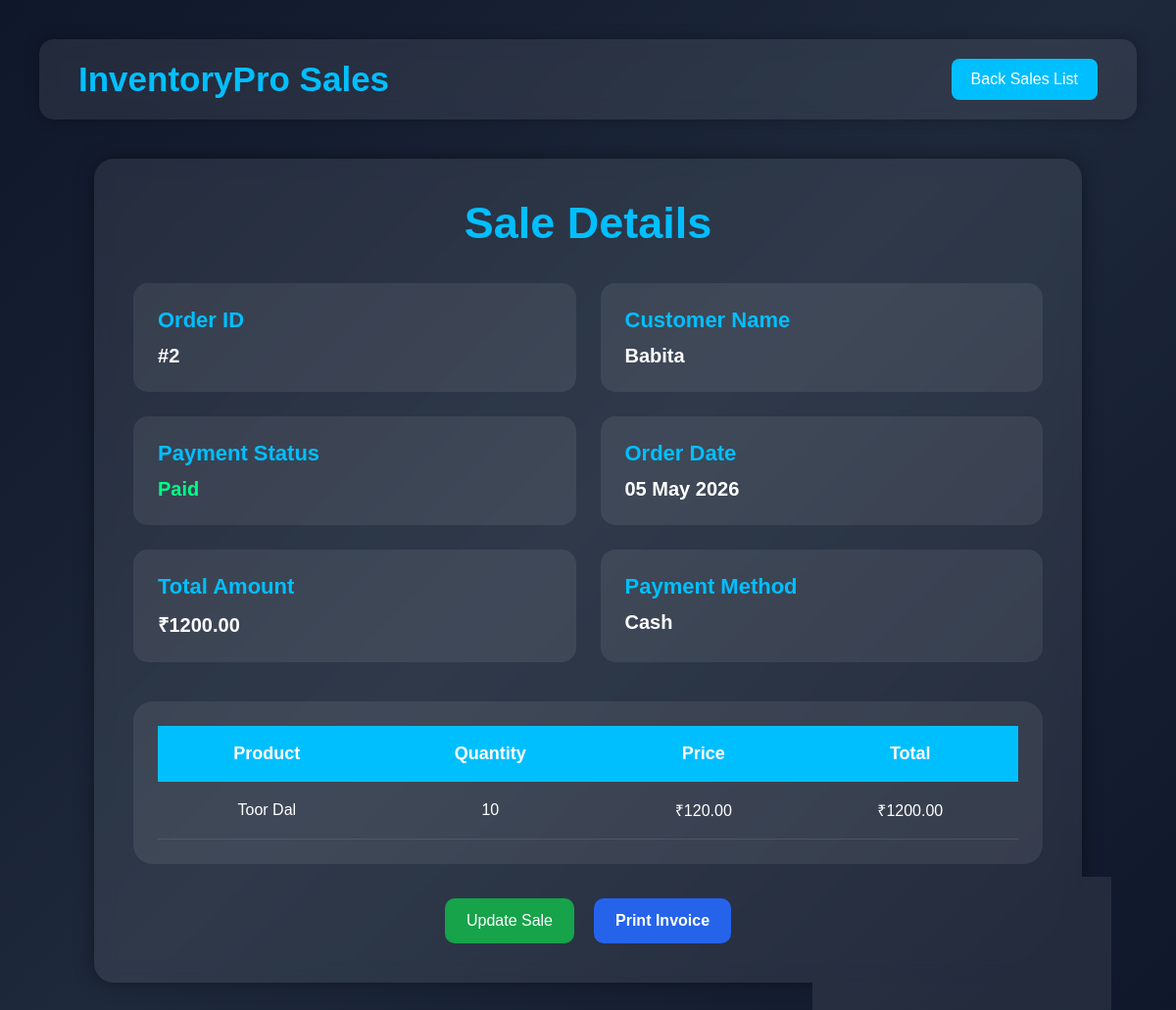
Page /sales/details/2/ on the committed database.
### sales/models.py (models this page shows, shortened)
class Sale(models.Model):
    customer_name = models.CharField(max_length=200)
    product = models.ForeignKey(Product, on_delete=models.CASCADE)
    quantity = models.IntegerField()
    total_price = models.DecimalField(max_digits=10, decimal_places=2)
    payment_method = models.CharField(max_length=100)
    payment_status = models.CharField(max_length=100)
    order_date = models.DateField()
    created_at = models.DateTimeField(auto_now_add=True)

### products/models.py (models this page shows, shortened)
class Product(models.Model):
    name = models.CharField(max_length=200)
    category = models.CharField(max_length=100)
    price = models.DecimalField(max_digits=10, decimal_places=2)
    cost_price = models.DecimalField(max_digits=10, decimal_places=2, default=0.0)
    quantity = models.IntegerField()
    supplier = models.CharField(max_length=200)
    description = models.TextField()
    created_at = models.DateTimeField(auto_now_add=True)
    updated_at = models.DateTimeField(auto_now=True)

### sales/views.py (the view)
def sale_detail(request, id):
    sale = get_object_or_404(
        Sale,
        id=id
    )
    return render(
        request,
        'sale_detail.html',
        {
            'sale': sale
        }
    )

### sales/templates/sale_detail.html (shortened to what this page needs)
<!DOCTYPE html>
<html>
<head>
</head>
<body>
    <div class="navbar">
        <h1>InventoryPro Sales</h1>
        <a href="/sales/list/">
            Back Sales List
        </a>
    </div>
    <div class="container">
        <h2>Sale Details</h2>
        <div class="details-grid">
            <div class="detail-card">
                <h3>Order ID</h3>
                <p>#{{ sale.id }}</p>
            </div>
            <div class="detail-card">
                <h3>Customer Name</h3>
                <p>{{ sale.customer_name }}</p>
            </div>
            <div class="detail-card">
                <h3>Payment Status</h3>
                <p class="{% if sale.payment_status|lower == 'paid' %}paid{% elif sale.payment_status|lower == 'pending' %}pending{% else %}cancelled{% endif %}">
                    {{ sale.payment_status }}
                </p>
            </div>
            <div class="detail-card">
                <h3>Order Date</h3>
                <p>{{ sale.order_date|date:"d M Y" }}</p>
            </div>
            <div class="detail-card">
                <h3>Total Amount</h3>
                <p>₹{{ sale.total_price }}</p>
            </div>
            <div class="detail-card">
                <h3>Payment Method</h3>
                <p>{{ sale.payment_method }}</p>
            </div>
        </div>
        <div class="table-box">
            <table>
                <tr>
                    <th>Product</th>
                    <th>Quantity</th>
                    <th>Price</th>
                    <th>Total</th>
                </tr>
                <tr>
                    <td>{{ sale.product.name }}</td>
                    <td>{{ sale.quantity }}</td>
                    <td>₹{{ sale.product.price }}</td>
                    <td>₹{{ sale.total_price }}</td>
                </tr>
            </table>
        </div>
        <div class="buttons">
            <a href="/sales/update/{{ sale.id }}/" class="btn update">
                Update Sale
            </a>
            <button onclick="window.print()" class="btn invoice" style="border: none; cursor: pointer; font-size: 16px; font-weight: bold;">
                Print Invoice
            </button>
        </div>
    </div>
</body>
</html>

### sales/templates/sale_detail.html (style rules this page uses)
* { margin:0; padding:0; box-sizing:border-box; }
body { font-family:Arial, sans-serif; min-height:100vh; background: linear-gradient(135deg,#0f172a,#1e293b,#0f172a); color:white; padding:40px; }
.navbar { width:100%; background: rgba(255,255,255,0.08); backdrop-filter: blur(10px); padding:20px 40px; border-radius:15px; display:flex; justify-content:space-between; align-items:center; margin-bottom:40px; box-shadow:0px 0px 15px rgba(0,0,0,0.3); }
.navbar h1 { color:#00bfff; font-size:35px; }
.navbar a { text-decoration:none; background:#00bfff; color:white; padding:12px 20px; border-radius:8px; transition:0.3s; }
.container { width:90%; margin:auto; background: rgba(255,255,255,0.08); backdrop-filter: blur(10px); border-radius:20px; padding:40px; box-shadow:0px 0px 20px rgba(0,0,0,0.4); animation:fadeIn 1.2s ease; }
h2 { text-align:center; margin-bottom:35px; color:#00bfff; font-size:45px; }
.details-grid { display:grid; grid-template-columns:repeat(2,1fr); gap:25px; margin-bottom:40px; }
.detail-card { background: rgba(255,255,255,0.08); padding:25px; border-radius:15px; transition:0.3s; }
.detail-card h3 { color:#00bfff; margin-bottom:12px; font-size:22px; }
.detail-card p { font-size:20px; font-weight:bold; }
.paid { color:#00ff88; }
.table-box { background: rgba(255,255,255,0.08); padding:25px; border-radius:20px; }
table { width:100%; border-collapse:collapse; }
th { background:#00bfff; padding:18px; font-size:18px; }
td { padding:18px; text-align:center; border-bottom:1px solid rgba(255,255,255,0.1); }
.buttons { margin-top:35px; display:flex; justify-content:center; gap:20px; }
.btn { text-decoration:none; padding:14px 22px; border-radius:10px; color:white; transition:0.3s; }
.update { background:#16a34a; }
.invoice { background:#2563eb; }

### rows in the picture
Sale: id "2", customer_name "Babita", payment_status "Paid", order_date "05 May 2026", total_price "1200.00", payment_method "Cash", product.name "Toor Dal", quantity "10", product.price "120.00"
